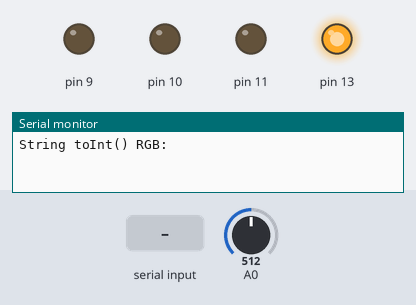
A sketch run on a simulated Arduino Uno, built with avr-gcc and run on an emulated ATmega328P. On the bench: output pins drawn as LEDs (lit = HIGH), the last lines printed to the serial monitor. The test bench sets the inputs (shaded band); at power-on: A0 = 512.

Above: at 1.2 s.
1.3 s: "90,45,200,10\n" received over Serial
At 3.3 s:
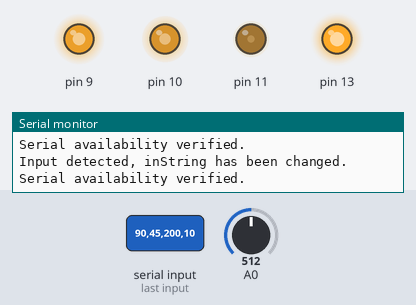
3.6 s: "a90\n" received over Serial
At 4.5 s:
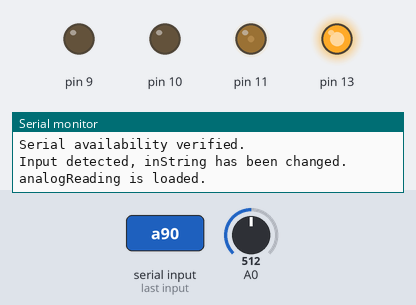
5.1 s: "90,45,200\n" received over Serial
At 6.39 s:
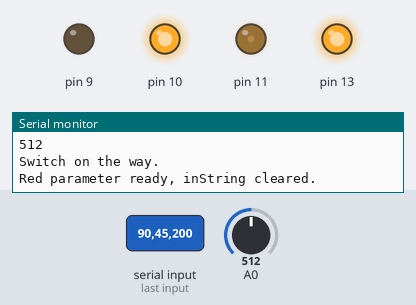
8.1 s: A0 set to 477
At 9.4 s:
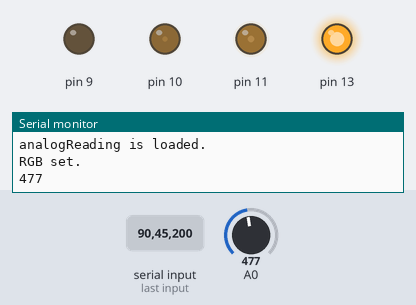
10.0 s: A0 set to 647
At 10.6 s:
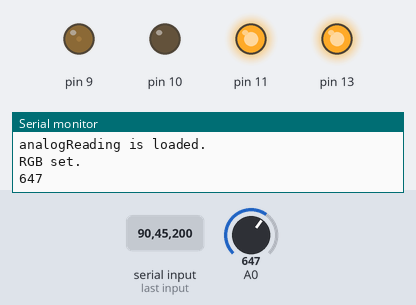
11.7 s: "," received over Serial
At 13.1 s:
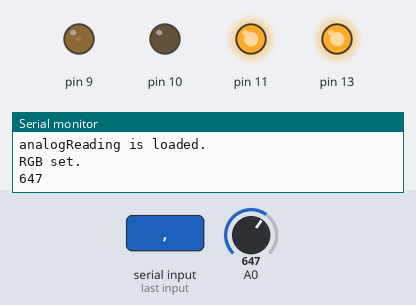
Timing chart, 0 to 14.7 s (numbered marks = the images above; inputs shaded):
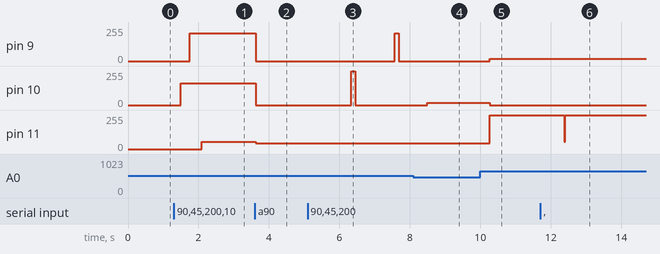

Measured:
- after the input at 1.3 s, pin 9: 0/255 → 210/255 after 0.46 s; pin 10: 0/255 → 165/255 after 0.19 s; pin 11: 0/255 → 55/255 after 0.80 s
- after the input at 3.6 s, pin 9: 210/255 → 0/255 at once; pin 10: 165/255 → 0/255 at once; pin 11: 55/255 → 42/255 at once
- after the input at 5.1 s, pin 9: 0/255 → 210/255 after 2.5 s, → 0/255 0.11 s later; pin 10: 0/255 → 255/255 after 1.2 s, → 0/255 0.11 s later
- after the input at 8.1 s, pin 10: 0/255 → 16/255 after 0.39 s
- after the input at 10.0 s, pin 9: 0/255 → 17/255 after 0.27 s; pin 10: 16/255 → 0/255 after 0.27 s; pin 11: 42/255 → 255/255 after 0.27 s
- after the input at 11.7 s, pin 11: 255/255 → 55/255 after 0.68 s, → 255/255 0.03 s later

The sketch:

sketch_jul30a.ino
```cpp
String inString ="";
int currentColor = 0;
int red,green,blue = 0;
int reading = 0;
int rainbowFlag = 0;

void setup() {
  // put your setup code here, to run once:
  Serial.begin(9600);
  while(!Serial){
    ;
  }
  Serial.println("\n\nString toInt() RGB:");
  Serial.println();

  pinMode(9,OUTPUT);
  pinMode(10,OUTPUT);
  pinMode(11,OUTPUT);

  pinMode(13,OUTPUT);
  digitalWrite(13,HIGH);

  pinMode(8,INPUT);

}

void loop() {
  // put your main code here, to run repeatedly:


  int inChar;

  if(Serial.available()>0){
    inChar = Serial.read();
    Serial.println("\nSerial availability verified.");
  }

  if(isDigit(inChar)){
    inString += (char)inChar;
    Serial.println("\nInput detected, inString has been changed.");
  }
  if(inChar == 'a'){
    rainbowFlag++;

    Serial.println("\nrainbowFlag increased by 1.");
  }
  if(rainbowFlag%2 ==1){
    //reading = reading + 10;
    //if(reading > 1030){
    //  reading = 0;
   // }
    reading = analogRead(A0);
    Serial.println("\nanalogReading is loaded.");
    //setRGB(map(reading,300,500,0,1023));
    setRGB(reading);
    Serial.println("\nRGB set.");
    Serial.print(reading);
    delay(350);
  }

  if(inChar == ','){
    Serial.println("\nSwitch on the way.");
    switch(currentColor){
      case 0:
        red = inString.toInt();
        inString = "";
        Serial.println("\nRed parameter ready, inString cleared.");
        analogWrite(10,255-red);
        Serial.print(red);
        Serial.print(green);
        Serial.print(blue);
        break;

      case 1:
        green = inString.toInt();
        inString = "";
        Serial.println("\nGreen parameter ready, inString cleared.");
        analogWrite(9,255-green);
        Serial.print(red);
        Serial.print(green);
        Serial.print(blue);
        break;

      case 2:
        blue = inString.toInt();
        inString = "";
        Serial.println("\nBlue parameter ready, inString cleared.");
        analogWrite(11,255-blue);
        Serial.print(red);
        Serial.print(green);
        Serial.print(blue);
        break;
    }

    currentColor++;
    if(currentColor == 3){
      currentColor = 0;
    }
  }

  /*if(inChar == '\r'){

    Serial.println("\n\nShift detected. Blue parameter ready.");
    blue = inString.toInt();
    Serial.println("\n\nShift detected. Writing on its way.");
    analogWrite(11,255-blue);
    analogWrite(9,255-green);
    analogWrite(10,255-red);

    Serial.print("Red: ");
    Serial.print(red);
    Serial.print(", Green: ");
    Serial.print(green);
    Serial.print(", Blue: ");
    Serial.print(blue);

    inString = "";

    currentColor = 0;
  }*/


}

void setR(int r){
  if(r < 337){
    red = 255;
  }
  else if(r > 486){
    red = 0;
  }
  else{
    red = 255-map(r,337,486,0,255);
  }
  analogWrite(10,red);
  return;
}

void setG(int g){
  if((g < 637) &&(g > 186)){
    green = 0;
  }
  else if(g > 786){
    green = 255;
  }
  else if(g < 187){
    green = 255-map(g,37,186,0,255);
  }
  else if((g > 636)&&(g < 787)){
    green = 0+map(g,637,786,0,255);
  }
  analogWrite(9,green);
  return;
}

void setB(int b){
  if((b < 187)||((b > 636) &&(b < 787))){
    blue = 255;
  }
  else if((b > 487) &&(b < 336)){
    blue = 0;
  }
  else if((b > 186)&&(b < 337)){
    blue = 255-map(b,187,336,0,255);
  }
  else if((b > 786)&&(b < 937)){
    blue = 255-map(b,787,936,0,255);
  }
  else if((b > 487)&&(b < 636)){
    blue = 0+map(b,487,636,0,255);
  }
  analogWrite(11,blue);
  return;
}

int setRGB(int num){
  setR(num);
  setG(num);
  setB(num);
  return 1;
}
/*void loop(){
    analogWrite(11,255);//B
    analogWrite(9,0);//R
    analogWrite(10,0);//G

}*/
```
